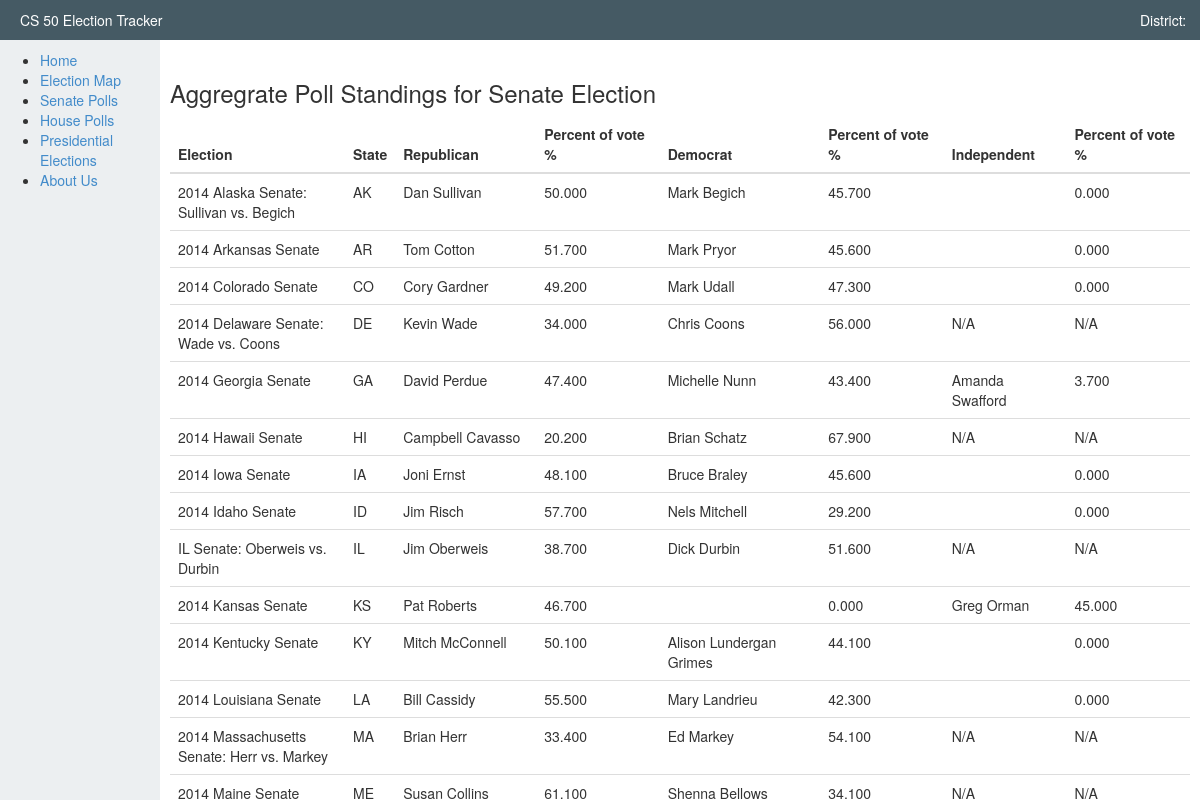
Page /polls/senate on the earlier database version.
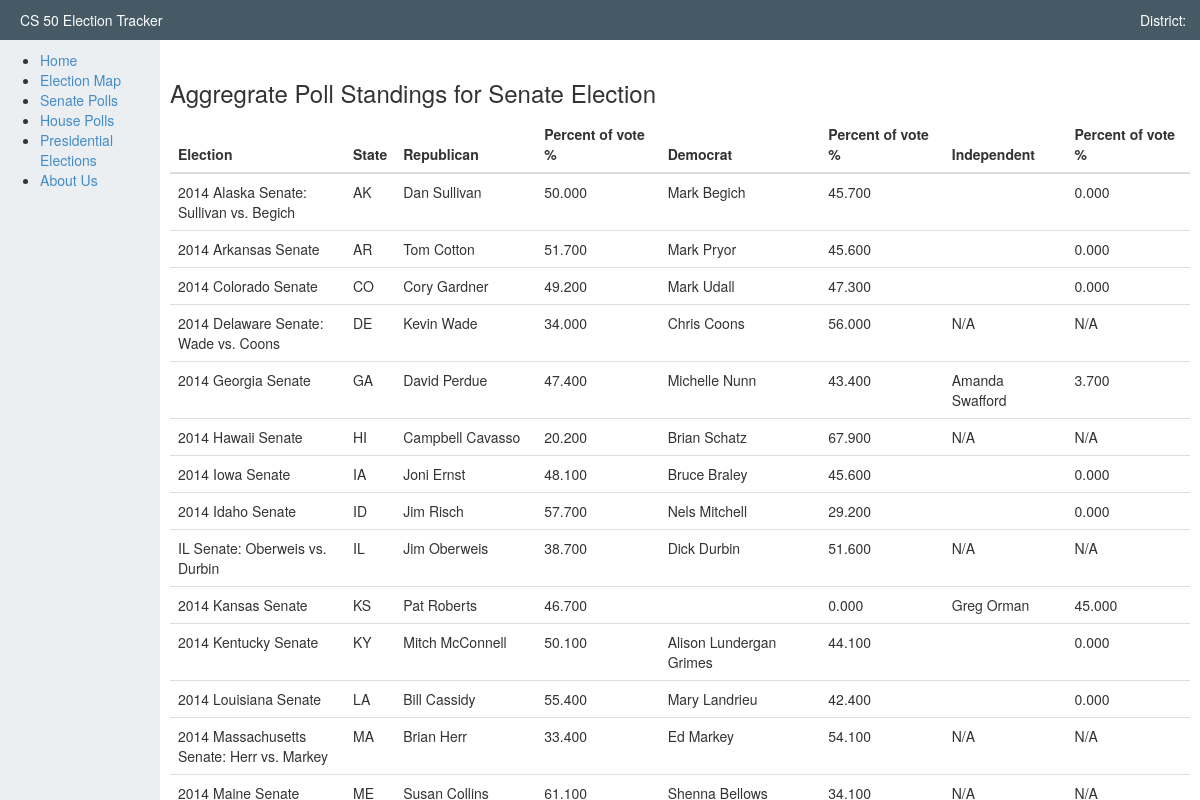
Same page on the later database version.
### polls/models.py (models this page shows)
class SenateStats(models.Model):
    election_date = models.CharField(max_length=200, blank=True, null=True)
    last_updated = models.CharField(max_length=200, blank=True, null=True)
    poll_count = models.IntegerField(default=0, blank=True, null=True)
    short_title = models.CharField(max_length=200, blank=True, null=True)
    slug = models.CharField(max_length=200, blank=True, null=True)
    state = models.CharField(max_length=200, blank=True, null=True)
    title = models.CharField(max_length=200, blank=True, null=True)
    topic = models.CharField(max_length=200, blank=True, null=True)
    url = models.CharField(max_length=200, blank=True, null=True)
    num_cand = models.IntegerField(default=0, blank=True, null=True)
    rep_name_first = models.CharField(max_length=200, blank=True, null=True)
    rep_name_last = models.CharField(max_length=200, blank=True, null=True)
    rep_val = models.DecimalField(decimal_places=3, max_digits= 6, blank=True, null=True)
    rep_lead_conf = models.DecimalField(decimal_places=3, max_digits= 6, blank=True, null=True)
    dem_name_first = models.CharField(max_length=200, blank=True, null=True)
    dem_name_last = models.CharField(max_length=200, blank=True, null=True)
    dem_val = models.DecimalField(decimal_places=3, max_digits= 6, blank=True, null=True)
    dem_lead_conf = models.DecimalField(decimal_places=3, max_digits= 6, blank=True, null=True)
    ind_name_first = models.CharField( default = "", max_length=200, blank=True, null=True)
    ind_name_last = models.CharField(default = "", max_length=200, blank=True, null=True)
    ind_val = models.DecimalField(default = 0, decimal_places=3, max_digits= 6, blank=True, null=True)
    ind_lead_conf = models.DecimalField(default = 0, decimal_places=3, max_digits= 6, blank=True, null=True)
    incumbent = models.CharField(default = "", max_length=200, blank=True, null=True)

### polls/views.py (the view)
def senate_polls(request):
    from polls.models import SenateStats
    senate_polls = SenateStats.objects.all().exclude(short_title = "NH Senate: Bass vs. Shaheen").order_by("state")
    return render(request, 'poll_table.html', {"poll_array" : senate_polls, "poll_type": "Senate"})

### templates/poll_table.html (shortened to what this page needs)
{% extends "home_page.html" %}
{% load staticfiles %}
{% block content %}
    <div>
        <h3>Aggregrate Poll Standings for {{poll_type}} Election</h3>
    </div>
    <div id = "table_space">
        <table id = "poll_table" class= 'table table-hover'>
            <thead>
            <tr>
                <th>Election</th>
                <th>State</th>
                <th>Republican</th>
                <th>Percent of vote %</th>
                <th>Democrat</th>
                <th>Percent of vote %</th>
                <th>Independent</th>
                <th>Percent of vote %</th>
            </tr>
            </thead>
        <tbody>
        {% for election in poll_array %}
        <tr id = "{{election.state}}">
            <td>{{election.short_title}}</td>
            <td>{{election.state}}</td>
            <td>{{election.rep_name_first}} {{election.rep_name_last}}</td>
            <td>{{election.rep_val}}</td>
            <td>{{election.dem_name_first}} {{election.dem_name_last}}</td>
            <td>{{election.dem_val}}</td>
            {% if election.ind_name_first != None %}
                <td>{{election.ind_name_first}} {{election.ind_name_last}}</td>
                <td>{{election.ind_val}}</td>
            {% else %}
                <td> N/A </td>
                <td> N/A </td>
            {% endif %}
        </tr>
        {% endfor %}
        </tbody>
        </table>
    </div>
{% endblock %}

Differences in the rows shown:
changed SenateStats "2014 Louisiana Senate": rep_val "55.500" → "55.400"; dem_val "42.300" → "42.400"
